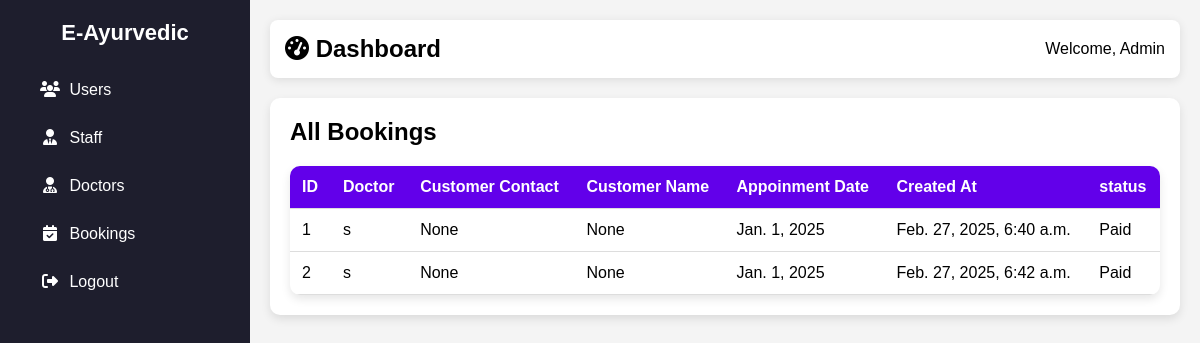
The page /bookings/ on the database its author committed.
### app/models.py (models this page shows, shortened)
class Booking(models.Model):
    doctor = models.ForeignKey(Doctor, on_delete=models.CASCADE, related_name='bookings')
    customer_contact = models.CharField(max_length=15, null=True, blank=True)
    customer_name = models.CharField(max_length=100, null=True, blank=True)
    appointment_date = models.DateField()
    appointment_time = models.TimeField()
    created_at = models.DateTimeField(auto_now_add=True)
    status = models.CharField(
        max_length=20,
        choices=[('Pending', 'Pending'), ('Paid', 'Paid')],
        default='Pending'
    )

class Doctor(models.Model):
    department = models.ForeignKey(Department, on_delete=models.CASCADE, related_name='doctors')
    name = models.CharField(max_length=100)
    bio = models.TextField(blank=True, null=True)
    available = models.BooleanField(default=True)
    consultation_fee = models.DecimalField(max_digits=10, decimal_places=2, default=0.00)  # Add this field
    def __str__(self):
        return self.name

### app/views.py (the view)
# urls.py: path('bookings/', views.view_bookings, name='view_bookings'),
def view_bookings(request):
    bookings = Booking.objects.all()
    return render(request, 'admin/view_bookings.html', {'bookings': bookings})

### templates/admin/view_bookings.html (shortened to what this page needs)
<!DOCTYPE html>
<html lang="en">
<head>
    <link rel="stylesheet" href="https://cdnjs.cloudflare.com/ajax/libs/font-awesome/6.4.2/css/all.min.css">
</head>
<body>
    <div class="sidebar">
        <h2>E-Ayurvedic</h2>
        <ul>
            <li><a href="{% url 'view_users' %}"><i class="fas fa-users"></i> <span>Users</span></a></li>
            <li><a href="{% url 'view_staff' %}"><i class="fas fa-user-tie"></i> <span>Staff</span></a></li>
            <li><a href="{% url 'view_doctors' %}"><i class="fas fa-user-md"></i> <span>Doctors</span></a></li>
            <li><a href="{% url 'view_bookings' %}"><i class="fas fa-calendar-check"></i> <span>Bookings</span></a></li>
            <li><a href="../logout"><i class="fas fa-sign-out-alt"></i> <span>Logout</span></a></li>
        </ul>
    </div>
    <div class="main-content">
        <div class="header">
           <h2><i class="fas fa-tachometer-alt"></i> Dashboard</h2>
            <div class="user-info">
                <span>Welcome, Admin</span>
            </div>
        </div>
        <div class="content">
            {% block content %}
            <h2>All Bookings</h2>
            <table>
                <tr>
                    <th>ID</th>
                    <th>Doctor</th>
                    <th>Customer Contact</th>
                    <th>Customer Name</th>
                    <th>Appoinment Date</th>
                    <th>Created At</th>
                    <th>status</th>
                </tr>
                {% for booking in bookings %}
                <tr>
                    <td>{{ booking.id }}</td>
                    <td>{{ booking.doctor }}</td>
                    <td>{{ booking.customer_contact }}</td>
                    <td>{{ booking.customer_name }}</td>
                    <td>{{ booking.appointment_date }}</td>
                    <td>{{ booking.created_at }}</td>
                    <td>{{ booking.status }}</td>
                </tr>
                {% endfor %}
            </table>
            {% endblock %}
        </div>
    </div>
</body>
</html>

### templates/admin/view_bookings.html (style rules this page uses)
* { margin: 0; padding: 0; box-sizing: border-box; font-family: 'Poppins', sans-serif; }
body { display: flex; min-height: 100vh; background-color: #f4f4f4; }
.sidebar { width: 250px; background: #1e1e2d; color: white; padding: 20px; position: fixed; height: 100%; transition: width 0.3s; }
.sidebar h2 { text-align: center; font-size: 22px; margin-bottom: 20px; }
.sidebar ul { list-style: none; }
.sidebar ul li { padding: 15px; cursor: pointer; display: flex; align-items: center; transition: 0.3s; border-radius: 8px; }
.sidebar ul li i { width: 30px; text-align: center; }
.sidebar ul li a { color: white; text-decoration: none; width: 100%; }
.main-content { margin-left: 250px; padding: 20px; width: 100%; transition: margin-left 0.3s; }
.header { background: white; padding: 15px; border-radius: 8px; box-shadow: 0 2px 10px rgba(0, 0, 0, 0.1); display: flex; justify-content: space-between; align-items: center; }
.content { margin-top: 20px; background: white; padding: 20px; border-radius: 10px; box-shadow: 0 4px 10px rgba(0, 0, 0, 0.1); }
table { width: 100%; border-collapse: collapse; margin-top: 20px; background: white; border-radius: 10px; overflow: hidden; box-shadow: 0 4px 10px rgba(0, 0, 0, 0.1); }
table th, table td { padding: 12px; text-align: left; border-bottom: 1px solid #ddd; }
table th { background: #6200ea; color: white; }

### rows shown on the page
Booking: id "1", doctor "s", customer_contact "None", customer_name "None", appointment_date "Jan. 1, 2025", created_at "Feb. 27, 2025, 6:40 a.m.", status "Paid"
Booking: id "2", doctor "s", customer_contact "None", customer_name "None", appointment_date "Jan. 1, 2025", created_at "Feb. 27, 2025, 6:42 a.m.", status "Paid"
